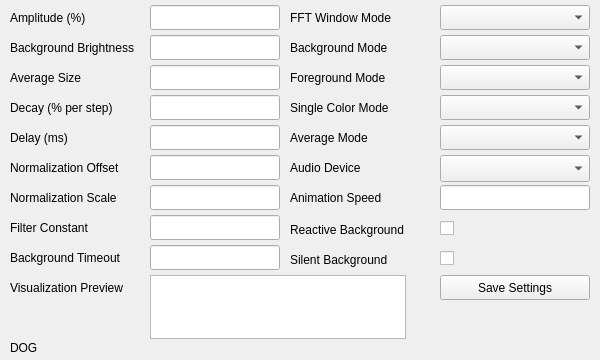
<?xml version="1.0" encoding="UTF-8"?>
<ui version="4.0">
 <class>KeyboardVisualizerDlg</class>
 <widget class="QMainWindow" name="KeyboardVisualizerDlg">
  <property name="geometry">
   <rect>
    <x>0</x>
    <y>0</y>
    <width>600</width>
    <height>360</height>
   </rect>
  </property>
  <property name="windowTitle">
   <string>Keyboard Visualizer 3.06</string>
  </property>
  <widget class="QWidget" name="centralWidget">
   <widget class="QLabel" name="label_Amplitude">
    <property name="geometry">
     <rect>
      <x>10</x>
      <y>10</y>
      <width>140</width>
      <height>16</height>
     </rect>
    </property>
    <property name="text">
     <string>Amplitude (%)</string>
    </property>
   </widget>
   <widget class="QLineEdit" name="lineEdit_Amplitude">
    <property name="geometry">
     <rect>
      <x>150</x>
      <y>5</y>
      <width>130</width>
      <height>25</height>
     </rect>
    </property>
   </widget>
   <widget class="QLabel" name="label_Background_Brightness">
    <property name="geometry">
     <rect>
      <x>10</x>
      <y>40</y>
      <width>140</width>
      <height>16</height>
     </rect>
    </property>
    <property name="text">
     <string>Background Brightness</string>
    </property>
   </widget>
   <widget class="QLineEdit" name="lineEdit_Background_Brightness">
    <property name="geometry">
     <rect>
      <x>150</x>
      <y>35</y>
      <width>130</width>
      <height>25</height>
     </rect>
    </property>
   </widget>
   <widget class="QLabel" name="label_Average_Size">
    <property name="geometry">
     <rect>
      <x>10</x>
      <y>70</y>
      <width>140</width>
      <height>16</height>
     </rect>
    </property>
    <property name="text">
     <string>Average Size</string>
    </property>
   </widget>
   <widget class="QLineEdit" name="lineEdit_Average_Size">
    <property name="geometry">
     <rect>
      <x>150</x>
      <y>65</y>
      <width>130</width>
      <height>25</height>
     </rect>
    </property>
   </widget>
   <widget class="QLabel" name="label_Decay">
    <property name="geometry">
     <rect>
      <x>10</x>
      <y>100</y>
      <width>140</width>
      <height>16</height>
     </rect>
    </property>
    <property name="text">
     <string>Decay (% per step)</string>
    </property>
   </widget>
   <widget class="QLineEdit" name="lineEdit_Decay">
    <property name="geometry">
     <rect>
      <x>150</x>
      <y>95</y>
      <width>130</width>
      <height>25</height>
     </rect>
    </property>
   </widget>
   <widget class="QLabel" name="label_Delay">
    <property name="geometry">
     <rect>
      <x>10</x>
      <y>130</y>
      <width>140</width>
      <height>16</height>
     </rect>
    </property>
    <property name="text">
     <string>Delay (ms)</string>
    </property>
   </widget>
   <widget class="QLineEdit" name="lineEdit_Delay">
    <property name="geometry">
     <rect>
      <x>150</x>
      <y>125</y>
      <width>130</width>
      <height>25</height>
     </rect>
    </property>
   </widget>
   <widget class="QLabel" name="label_Normalization_Offset">
    <property name="geometry">
     <rect>
      <x>10</x>
      <y>160</y>
      <width>140</width>
      <height>16</height>
     </rect>
    </property>
    <property name="text">
     <string>Normalization Offset</string>
    </property>
   </widget>
   <widget class="QLineEdit" name="lineEdit_Normalization_Offset">
    <property name="geometry">
     <rect>
      <x>150</x>
      <y>155</y>
      <width>130</width>
      <height>25</height>
     </rect>
    </property>
   </widget>
   <widget class="QLabel" name="label_Normalization_Scale">
    <property name="geometry">
     <rect>
      <x>10</x>
      <y>190</y>
      <width>140</width>
      <height>16</height>
     </rect>
    </property>
    <property name="text">
     <string>Normalization Scale</string>
    </property>
   </widget>
   <widget class="QLineEdit" name="lineEdit_Normalization_Scale">
    <property name="geometry">
     <rect>
      <x>150</x>
      <y>185</y>
      <width>130</width>
      <height>25</height>
     </rect>
    </property>
   </widget>
   <widget class="QLabel" name="label_FFT_Window_Mode">
    <property name="geometry">
     <rect>
      <x>290</x>
      <y>10</y>
      <width>140</width>
      <height>16</height>
     </rect>
    </property>
    <property name="text">
     <string>FFT Window Mode</string>
    </property>
   </widget>
   <widget class="QComboBox" name="comboBox_FFT_Window_Mode">
    <property name="geometry">
     <rect>
      <x>440</x>
      <y>5</y>
      <width>150</width>
      <height>25</height>
     </rect>
    </property>
   </widget>
   <widget class="QLabel" name="label_Background_Mode">
    <property name="geometry">
     <rect>
      <x>290</x>
      <y>40</y>
      <width>140</width>
      <height>16</height>
     </rect>
    </property>
    <property name="text">
     <string>Background Mode</string>
    </property>
   </widget>
   <widget class="QComboBox" name="comboBox_Background_Mode">
    <property name="geometry">
     <rect>
      <x>440</x>
      <y>35</y>
      <width>150</width>
      <height>25</height>
     </rect>
    </property>
   </widget>
   <widget class="QLabel" name="label_Foreground_Mode">
    <property name="geometry">
     <rect>
      <x>290</x>
      <y>70</y>
      <width>140</width>
      <height>16</height>
     </rect>
    </property>
    <property name="text">
     <string>Foreground Mode</string>
    </property>
   </widget>
   <widget class="QComboBox" name="comboBox_Foreground_Mode">
    <property name="geometry">
     <rect>
      <x>440</x>
      <y>65</y>
      <width>150</width>
      <height>25</height>
     </rect>
    </property>
   </widget>
   <widget class="QLabel" name="label_Single_Color_Mode">
    <property name="geometry">
     <rect>
      <x>290</x>
      <y>100</y>
      <width>140</width>
      <height>16</height>
     </rect>
    </property>
    <property name="text">
     <string>Single Color Mode</string>
    </property>
   </widget>
   <widget class="QComboBox" name="comboBox_Single_Color_Mode">
    <property name="geometry">
     <rect>
      <x>440</x>
      <y>95</y>
      <width>150</width>
      <height>25</height>
     </rect>
    </property>
   </widget>
   <widget class="QLabel" name="label_Average_Mode">
    <property name="geometry">
     <rect>
      <x>290</x>
      <y>130</y>
      <width>140</width>
      <height>16</height>
     </rect>
    </property>
    <property name="text">
     <string>Average Mode</string>
    </property>
   </widget>
   <widget class="QComboBox" name="comboBox_Average_Mode">
    <property name="geometry">
     <rect>
      <x>440</x>
      <y>125</y>
      <width>150</width>
      <height>25</height>
     </rect>
    </property>
   </widget>
   <widget class="QLabel" name="label_Animation_Speed">
    <property name="geometry">
     <rect>
      <x>290</x>
      <y>190</y>
      <width>140</width>
      <height>16</height>
     </rect>
    </property>
    <property name="text">
     <string>Animation Speed</string>
    </property>
   </widget>
   <widget class="QLineEdit" name="lineEdit_Animation_Speed">
    <property name="geometry">
     <rect>
      <x>440</x>
      <y>185</y>
      <width>150</width>
      <height>25</height>
     </rect>
    </property>
   </widget>
   <widget class="QGraphicsView" name="graphicsView_Visualization_Preview">
    <property name="geometry">
     <rect>
      <x>150</x>
      <y>275</y>
      <width>256</width>
      <height>64</height>
     </rect>
    </property>
    <property name="sizePolicy">
     <sizepolicy hsizetype="Fixed" vsizetype="Fixed">
      <horstretch>0</horstretch>
      <verstretch>0</verstretch>
     </sizepolicy>
    </property>
    <property name="minimumSize">
     <size>
      <width>256</width>
      <height>64</height>
     </size>
    </property>
    <property name="maximumSize">
     <size>
      <width>256</width>
      <height>64</height>
     </size>
    </property>
    <property name="verticalScrollBarPolicy">
     <enum>Qt::ScrollBarAlwaysOff</enum>
    </property>
    <property name="horizontalScrollBarPolicy">
     <enum>Qt::ScrollBarAlwaysOff</enum>
    </property>
    <property name="interactive">
     <bool>false</bool>
    </property>
   </widget>
   <widget class="QLabel" name="label_Visualization_Preview">
    <property name="geometry">
     <rect>
      <x>10</x>
      <y>280</y>
      <width>140</width>
      <height>16</height>
     </rect>
    </property>
    <property name="text">
     <string>Visualization Preview</string>
    </property>
   </widget>
   <widget class="QPushButton" name="pushButton_Save_Settings">
    <property name="geometry">
     <rect>
      <x>440</x>
      <y>275</y>
      <width>150</width>
      <height>25</height>
     </rect>
    </property>
    <property name="text">
     <string>Save Settings</string>
    </property>
   </widget>
   <widget class="QLabel" name="label_GitHub_URL">
    <property name="geometry">
     <rect>
      <x>10</x>
      <y>340</y>
      <width>581</width>
      <height>16</height>
     </rect>
    </property>
    <property name="text">
     <string>DOG</string>
    </property>
   </widget>
   <widget class="QCheckBox" name="checkBox_Reactive_Background">
    <property name="geometry">
     <rect>
      <x>440</x>
      <y>215</y>
      <width>150</width>
      <height>26</height>
     </rect>
    </property>
    <property name="text">
     <string/>
    </property>
   </widget>
   <widget class="QLabel" name="label_Reactive_Background">
    <property name="geometry">
     <rect>
      <x>290</x>
      <y>220</y>
      <width>140</width>
      <height>20</height>
     </rect>
    </property>
    <property name="text">
     <string>Reactive Background</string>
    </property>
   </widget>
   <widget class="QLabel" name="label_Audio_Device">
    <property name="geometry">
     <rect>
      <x>290</x>
      <y>160</y>
      <width>140</width>
      <height>16</height>
     </rect>
    </property>
    <property name="text">
     <string>Audio Device</string>
    </property>
   </widget>
   <widget class="QComboBox" name="comboBox_Audio_Device">
    <property name="geometry">
     <rect>
      <x>440</x>
      <y>155</y>
      <width>150</width>
      <height>27</height>
     </rect>
    </property>
   </widget>
   <widget class="QLineEdit" name="lineEdit_Filter_Constant">
    <property name="geometry">
     <rect>
      <x>150</x>
      <y>215</y>
      <width>130</width>
      <height>25</height>
     </rect>
    </property>
   </widget>
   <widget class="QLabel" name="label_Filter_Constant">
    <property name="geometry">
     <rect>
      <x>10</x>
      <y>220</y>
      <width>140</width>
      <height>16</height>
     </rect>
    </property>
    <property name="text">
     <string>Filter Constant</string>
    </property>
   </widget>
   <widget class="QCheckBox" name="checkBox_Silent_Background">
    <property name="geometry">
     <rect>
      <x>440</x>
      <y>245</y>
      <width>150</width>
      <height>26</height>
     </rect>
    </property>
    <property name="text">
     <string/>
    </property>
   </widget>
   <widget class="QLabel" name="label_Silent_Background">
    <property name="geometry">
     <rect>
      <x>290</x>
      <y>250</y>
      <width>140</width>
      <height>20</height>
     </rect>
    </property>
    <property name="text">
     <string>Silent Background</string>
    </property>
   </widget>
   <widget class="QLineEdit" name="lineEdit_Background_Timeout">
    <property name="geometry">
     <rect>
      <x>150</x>
      <y>245</y>
      <width>130</width>
      <height>25</height>
     </rect>
    </property>
   </widget>
   <widget class="QLabel" name="label_Background_Timeout">
    <property name="geometry">
     <rect>
      <x>10</x>
      <y>250</y>
      <width>140</width>
      <height>16</height>
     </rect>
    </property>
    <property name="text">
     <string>Background Timeout</string>
    </property>
   </widget>
  </widget>
 </widget>
 <layoutdefault spacing="6" margin="11"/>
 <resources/>
 <connections/>
</ui>
